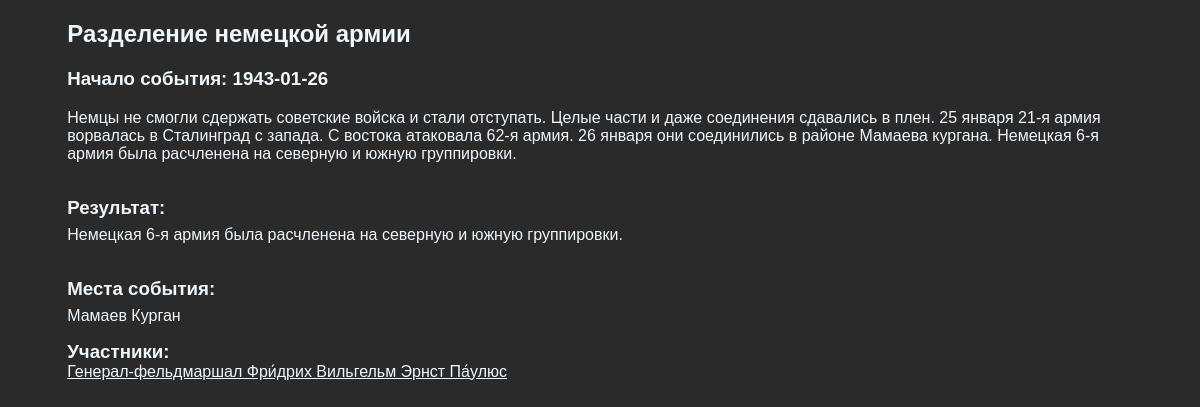
Page /9/ on the committed database.
### mains/models.py (models this page shows, shortened)
class event(models.Model):
    title = models.CharField(max_length = 100)
    body = models.TextField()
    result = models.TextField()
    participants = models.ManyToManyField(heroe, blank=True)
    event_id = models.ForeignKey('date', on_delete=models.CASCADE, related_name = "event_date", null=True)

class date(models.Model):
    date = models.DateField()

class place(models.Model):
    place = models.CharField(max_length = 200)
    place_id = models.ForeignKey(event, on_delete=models.CASCADE, null=True)

class heroe(models.Model):
    name = models.CharField(max_length = 100)
    biography = models.TextField()
    rewards = models.TextField()
    lived = models.CharField(max_length = 100)
    army = models.ForeignKey('army', on_delete=models.CASCADE, null=True)
    took_part = models.ForeignKey('event', on_delete=models.CASCADE, null=True)

### mains/views.py (the view)
# urls.py: url(r'^(?P<event_id>[0-9]+)/$', views.EventView, name = 'EventView'),
def EventView(request, event_id):
    events = event.objects.filter(id = event_id)
    event_place = place.objects.filter(place_id = event_id)
    return render(request, 'mains/events.html', {'events': events, 'place': event_place})

### mains/templates/mains/events.html
{% extends "mains/wrapper.html" %}
{% block content %}
<div class = area>
{% for e in events %}
  <h2>{{e.title}}</h2>
  <h3>Начало события: {{e.event_id.date|date:"Y-m-d"}}</h3>
  <p>{{e.body|safe}}</p><br>
  <h3 class = info_t>Результат:</h3>
  <p class = info>{{e.result}}</p><br>
  {% if place %}
  <h3 class = info_t>Места события:</h3>
  {% endif %}
  {% for p in place.all %}
  <p class=info>{{p.place}}</p>
  {% endfor %}
  <h3 class=info_t>Участники:</h3>
  {% for heroe in e.participants.all %}
  <a href="../{{heroe.id}}/heroe" class = info>{{heroe.name}}</a><br>
  {% endfor %}
{% endfor %}
</div>
{% endblock %}

### mains/static/css/mainss.css (style rules this page uses)
body { background: #2a2a2a; overflow-y: auto; color: aliceblue; font-family: 'Montserrat', sans-serif; }
.area { display: block; margin: 0 auto; width: 90%; }
a { color: aliceblue; font-family: 'Montserrat', sans-serif; }
.info { margin-block-start: 0em; margin-top: 0px; margin-top: 7px; }
.info_t { margin-block-end: 0em; margin-block-start: 0em; }

### rows in the picture
event: title "Разделение немецкой армии", event_id "1943-01-26", body "Немцы не смогли сдержать советские войска и стали отступать. Целые части и даже соединения сдавались в плен. 25 января 21-я армия ворвалась в Сталинград с запада. С востока атаковала 62-я армия. 26 января они соединились в районе Мамаева кургана. Немецкая 6-я армия была расчленена на северную и южную группировки.", result "Немецкая 6-я армия была расчленена на северную и южную группировки."
place: place "Мамаев Курган"
heroe: name "Генерал-фельдмаршал Фри́дрих Вильгельм Эрнст Па́улюс"
